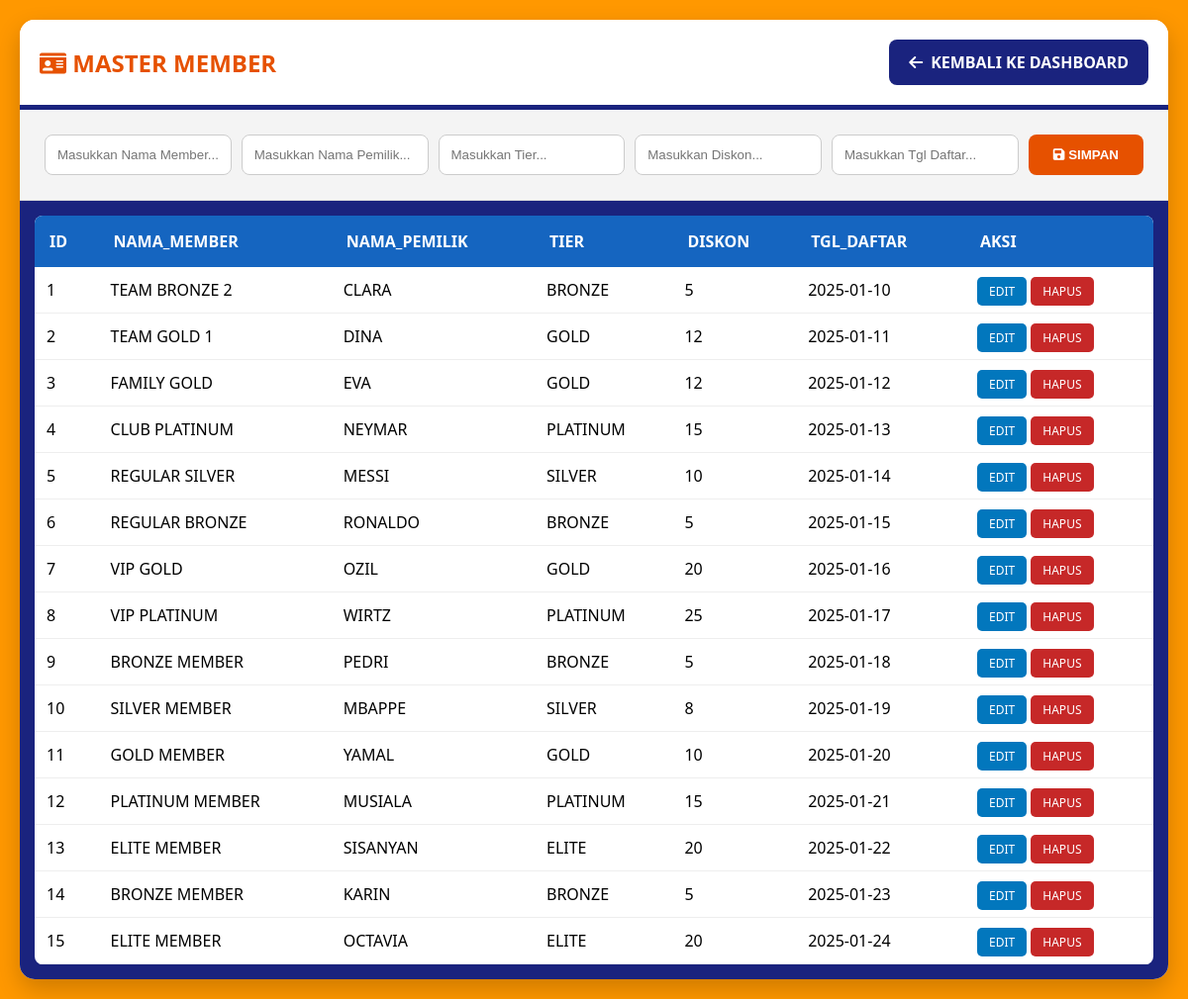
Page /master/member.php on the committed database.
### tables this page shows
CREATE TABLE `member` (
  `id` int(11) NOT NULL,
  `nama_member` varchar(100) DEFAULT NULL,
  `nama_pemilik` varchar(100) DEFAULT NULL,
  `tier` varchar(50) DEFAULT NULL,
  `diskon` int(11) DEFAULT NULL,
  `tgl_daftar` date DEFAULT NULL
);

### master/member.php (the view, shortened to what this page needs)
<?php
$koneksi = mysqli_connect("localhost", "root", "", "db_futsal");
$cek = mysqli_query($koneksi, "SELECT * FROM member LIMIT 1");
$info = mysqli_fetch_field($cek);
$pk = $info->name;
$data_e = null;
?>
<!DOCTYPE html>
<html>
<head>
    <link rel="stylesheet" href="https://cdnjs.cloudflare.com/ajax/libs/font-awesome/6.0.0/css/all.min.css">
</head>
<body>
<div class="card">
    <div class="header">
        <h2 style="margin:0; color:#e65100;"><i class="fas fa-id-card"></i> MASTER MEMBER</h2>
        <a href="../index.php" class="btn-back"><i class="fas fa-arrow-left"></i> KEMBALI KE DASHBOARD</a>
    </div>
    <div class="form-area">
        <form method="POST">
            <div class="input-grid">
                <?php
                $fields = mysqli_fetch_fields($cek);
                foreach($fields as $f){
                    if($f->name != $pk){
                        $val = $data_e ? $data_e[$f->name] : "";
                        echo "<input type='text' name='$f->name' placeholder='Masukkan ".ucwords(str_replace('_',' ',$f->name))."...' value='$val' required>";
                    }
                }
                ?>
                <button type="submit" name="simpan" class="btn-simpan">
                    <i class="fas fa-save"></i> <?php echo $data_e ? "UPDATE" : "SIMPAN"; ?>
                </button>
            </div>
        </form>
    </div>
    <div class="table-area">
        <table>
            <thead>
                <tr>
                    <?php foreach($fields as $f) { echo "<th>".strtoupper($f->name)."</th>"; } ?>
                    <th>AKSI</th>
                </tr>
            </thead>
            <tbody>
                <?php
                $res = mysqli_query($koneksi, "SELECT * FROM member");
                while($row = mysqli_fetch_assoc($res)){
                    echo "<tr>";
                    foreach($fields as $f) { echo "<td>".$row[$f->name]."</td>"; }
                    ?>
                    <td>
                        <a href="?edit=<?php echo $row[$pk]; ?>" class="btn-aksi" style="background:#0277bd;">EDIT</a>
                        <a href="?hapus=<?php echo $row[$pk]; ?>" class="btn-aksi" style="background:#c62828;" onclick="return confirm('Hapus?')">HAPUS</a>
                    </td>
                    <?php echo "</tr>";
                } ?>
            </tbody>
        </table>
    </div>
</div>
</body>
</html>

### master/member.php (style rules this page uses)
body { font-family: 'Segoe UI', sans-serif; background: #ff9800; margin: 0; padding: 20px; }
.card { background: white; border-radius: 15px; overflow: hidden; max-width: 1200px; margin: auto; box-shadow: 0 10px 25px rgba(0,0,0,0.2); }
.header { padding: 20px; background: #fff; border-bottom: 5px solid #1a237e; display: flex; justify-content: space-between; align-items: center; }
.btn-back { background: #1a237e; color: white; padding: 12px 20px; border-radius: 8px; text-decoration: none; font-weight: bold; display: flex; align-items: center; gap: 8px; }
.form-area { padding: 25px; background: #f4f4f4; border-bottom: 1px solid #ddd; }
.input-grid { display: flex; flex-wrap: wrap; gap: 10px; }
input { padding: 12px; border: 1px solid #ccc; border-radius: 8px; flex: 1; min-width: 150px; }
.btn-simpan { background: #e65100; color: white; border: none; padding: 12px 25px; border-radius: 8px; font-weight: bold; cursor: pointer; }
.table-area { background: #1a237e; padding: 15px; }
table { width: 100%; border-collapse: collapse; background: white; border-radius: 8px; overflow: hidden; }
th { background: #1565c0; color: white; padding: 15px; text-align: left; }
td { padding: 12px; border-bottom: 1px solid #eee; }
.btn-aksi { padding: 6px 12px; border-radius: 5px; text-decoration: none; color: white; font-size: 12px; }

### rows in the picture
member: id "1", nama_member "TEAM BRONZE 2", nama_pemilik "CLARA", tier "BRONZE", diskon "5", tgl_daftar "2025-01-10"
member: id "2", nama_member "TEAM GOLD 1", nama_pemilik "DINA", tier "GOLD", diskon "12", tgl_daftar "2025-01-11"
member: id "3", nama_member "FAMILY GOLD", nama_pemilik "EVA", tier "GOLD", diskon "12", tgl_daftar "2025-01-12"
member: id "4", nama_member "CLUB PLATINUM", nama_pemilik "NEYMAR", tier "PLATINUM", diskon "15", tgl_daftar "2025-01-13"
member: id "5", nama_member "REGULAR SILVER", nama_pemilik "MESSI", tier "SILVER", diskon "10", tgl_daftar "2025-01-14"
member: id "6", nama_member "REGULAR BRONZE", nama_pemilik "RONALDO", tier "BRONZE", diskon "5", tgl_daftar "2025-01-15"
member: id "7", nama_member "VIP GOLD", nama_pemilik "OZIL", tier "GOLD", diskon "20", tgl_daftar "2025-01-16"
member: id "8", nama_member "VIP PLATINUM", nama_pemilik "WIRTZ", tier "PLATINUM", diskon "25", tgl_daftar "2025-01-17"
member: id "9", nama_member "BRONZE MEMBER", nama_pemilik "PEDRI", tier "BRONZE", diskon "5", tgl_daftar "2025-01-18"
member: id "10", nama_member "SILVER MEMBER", nama_pemilik "MBAPPE", tier "SILVER", diskon "8", tgl_daftar "2025-01-19"
member: id "11", nama_member "GOLD MEMBER", nama_pemilik "YAMAL", tier "GOLD", diskon "10", tgl_daftar "2025-01-20"
member: id "12", nama_member "PLATINUM MEMBER", nama_pemilik "MUSIALA", tier "PLATINUM", diskon "15", tgl_daftar "2025-01-21"
member: id "13", nama_member "ELITE MEMBER", nama_pemilik "SISANYAN", tier "ELITE", diskon "20", tgl_daftar "2025-01-22"
member: id "14", nama_member "BRONZE MEMBER", nama_pemilik "KARIN", tier "BRONZE", diskon "5", tgl_daftar "2025-01-23"
member: id "15", nama_member "ELITE MEMBER", nama_pemilik "OCTAVIA", tier "ELITE", diskon "20", tgl_daftar "2025-01-24"

### other values in the picture
$f->name "ID"
$f->name "NAMA_MEMBER"
$f->name "NAMA_PEMILIK"
$f->name "TIER"
$f->name "DISKON"
$f->name "TGL_DAFTAR"
